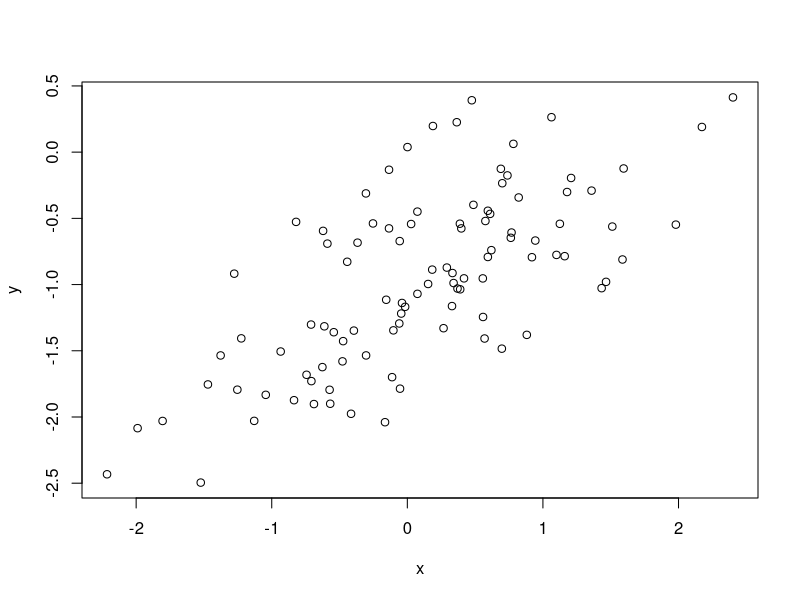
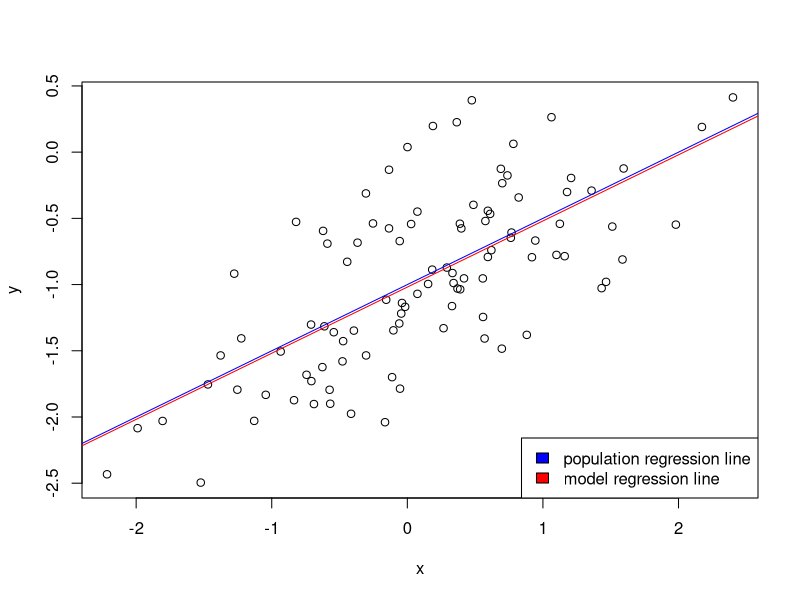

Source code (R) for these figures, in order:
## ---- chunk 1
set.seed(1)
## ---- chunk 2
x = rnorm(100, mean=0, sd=1) # mean 0 and sd 1 is the default 
eps = rnorm(100, mean=0, sd=0.25^0.5) # var 0.25 => sd sqrt(0.25)
y = -1 + 0.5 * x + eps
## ---- chunk 3
plot(x, y)
## ---- chunk 4
lm.y_fit = lm(y~x)
summary(lm.y_fit)
## ---- chunk 5
plot(x, y)
abline(lm.y_fit, col="red")
abline(-1, 0.5, col="blue")
legend(x="bottomright", legend=c("population regression line", "model regression line"), fill=c("blue", "red"))
## ---- chunk 6
lm.y_fit
